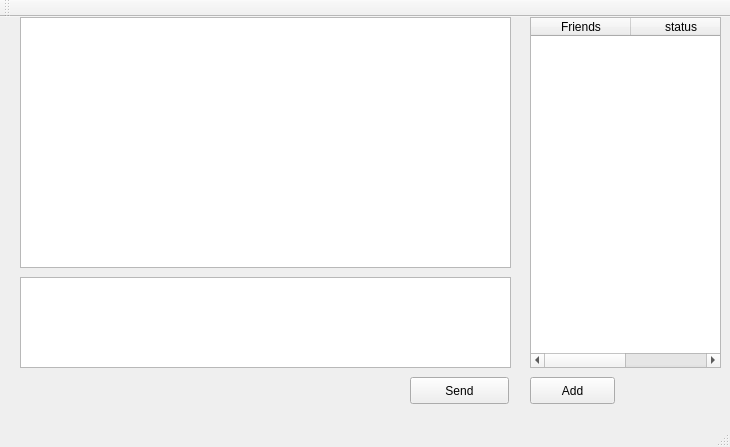
<?xml version="1.0" encoding="UTF-8"?>
<ui version="4.0">
 <class>MainWindow</class>
 <widget class="QMainWindow" name="MainWindow">
  <property name="geometry">
   <rect>
    <x>0</x>
    <y>0</y>
    <width>730</width>
    <height>447</height>
   </rect>
  </property>
  <property name="sizePolicy">
   <sizepolicy hsizetype="Fixed" vsizetype="Fixed">
    <horstretch>0</horstretch>
    <verstretch>0</verstretch>
   </sizepolicy>
  </property>
  <property name="minimumSize">
   <size>
    <width>730</width>
    <height>447</height>
   </size>
  </property>
  <property name="maximumSize">
   <size>
    <width>730</width>
    <height>447</height>
   </size>
  </property>
  <property name="windowTitle">
   <string>BeeBeeChat</string>
  </property>
  <property name="windowIcon">
   <iconset resource="resources.qrc">
    <normaloff>:/images/app-icon2</normaloff>:/images/app-icon2</iconset>
  </property>
  <widget class="QWidget" name="centralWidget">
   <widget class="QTextEdit" name="msgSendTextEdit">
    <property name="geometry">
     <rect>
      <x>20</x>
      <y>260</y>
      <width>491</width>
      <height>91</height>
     </rect>
    </property>
   </widget>
   <widget class="QTextBrowser" name="MsgReceiveTextBrowser">
    <property name="geometry">
     <rect>
      <x>20</x>
      <y>0</y>
      <width>491</width>
      <height>251</height>
     </rect>
    </property>
   </widget>
   <widget class="QPushButton" name="sendBtn">
    <property name="geometry">
     <rect>
      <x>410</x>
      <y>360</y>
      <width>99</width>
      <height>27</height>
     </rect>
    </property>
    <property name="text">
     <string>Send</string>
    </property>
   </widget>
   <widget class="QTableWidget" name="contactList">
    <property name="geometry">
     <rect>
      <x>530</x>
      <y>0</y>
      <width>191</width>
      <height>351</height>
     </rect>
    </property>
    <property name="selectionMode">
     <enum>QAbstractItemView::SingleSelection</enum>
    </property>
    <property name="selectionBehavior">
     <enum>QAbstractItemView::SelectRows</enum>
    </property>
    <property name="showGrid">
     <bool>false</bool>
    </property>
    <column>
     <property name="text">
      <string>Friends</string>
     </property>
    </column>
    <column>
     <property name="text">
      <string>status</string>
     </property>
    </column>
   </widget>
   <widget class="QPushButton" name="addContactBtn">
    <property name="geometry">
     <rect>
      <x>530</x>
      <y>360</y>
      <width>85</width>
      <height>27</height>
     </rect>
    </property>
    <property name="text">
     <string>Add</string>
    </property>
   </widget>
  </widget>
  <widget class="QMenuBar" name="menuBar">
   <property name="geometry">
    <rect>
     <x>0</x>
     <y>0</y>
     <width>730</width>
     <height>25</height>
    </rect>
   </property>
  </widget>
  <widget class="QToolBar" name="mainToolBar">
   <attribute name="toolBarArea">
    <enum>TopToolBarArea</enum>
   </attribute>
   <attribute name="toolBarBreak">
    <bool>false</bool>
   </attribute>
  </widget>
  <widget class="QStatusBar" name="statusBar"/>
 </widget>
 <layoutdefault spacing="6" margin="11"/>
 <resources>
  <include location="resources.qrc"/>
 </resources>
 <connections/>
</ui>
